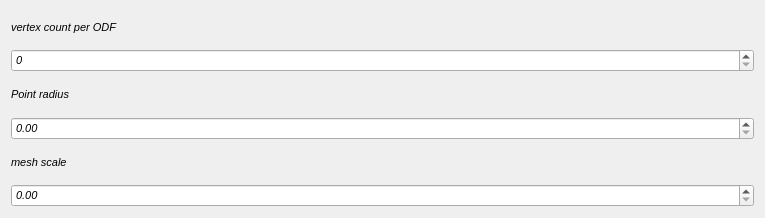
<?xml version="1.0" encoding="UTF-8"?>
<ui version="4.0">
 <class>Dialog</class>
 <widget class="QDialog" name="Dialog">
  <property name="geometry">
   <rect>
    <x>0</x>
    <y>0</y>
    <width>765</width>
    <height>218</height>
   </rect>
  </property>
  <property name="sizePolicy">
   <sizepolicy hsizetype="MinimumExpanding" vsizetype="MinimumExpanding">
    <horstretch>0</horstretch>
    <verstretch>0</verstretch>
   </sizepolicy>
  </property>
  <property name="font">
   <font>
    <pointsize>8</pointsize>
    <italic>true</italic>
   </font>
  </property>
  <property name="windowTitle">
   <string>Dialog</string>
  </property>
  <layout class="QGridLayout" name="gridLayout_3">
   <item row="0" column="1">
    <layout class="QVBoxLayout" name="verticalLayout">
     <item>
      <widget class="QLabel" name="label">
       <property name="text">
        <string>vertex count per ODF</string>
       </property>
      </widget>
     </item>
     <item>
      <widget class="QSpinBox" name="spinBox_VertexCountPerSphere">
       <property name="maximum">
        <number>4000</number>
       </property>
      </widget>
     </item>
     <item>
      <widget class="QLabel" name="label_3">
       <property name="text">
        <string>Point radius</string>
       </property>
      </widget>
     </item>
     <item>
      <widget class="QDoubleSpinBox" name="doubleSpinBox_PointRadius"/>
     </item>
     <item>
      <widget class="QLabel" name="label_2">
       <property name="text">
        <string>mesh scale</string>
       </property>
      </widget>
     </item>
     <item>
      <widget class="QDoubleSpinBox" name="doubleSpinBox_MeshScale"/>
     </item>
    </layout>
   </item>
  </layout>
 </widget>
 <resources/>
 <connections/>
</ui>
